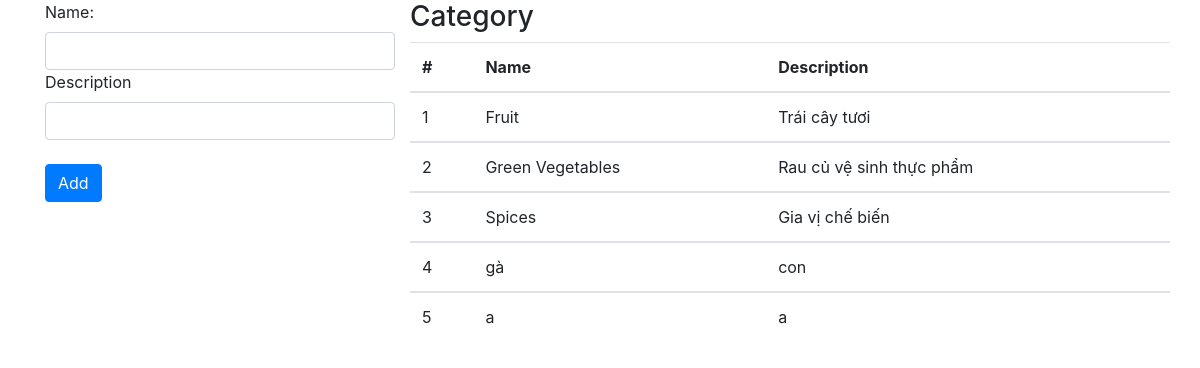
The app's page /category/index.php with its own data.
### tables this page shows
CREATE TABLE `category` (
  `CategoryID` int(10) NOT NULL,
  `Name` varchar(30) NOT NULL,
  `Description` varchar(50) NOT NULL
);

### class/category.php (called while the page is built, shortened)
<?php
class category
{
    public static function getAll()
    {
        include "../vegetable/connection.php";
        $alltheloai = mysqli_query($mysqli, "SELECT * FROM category");
        if (mysqli_num_rows($alltheloai) > 0) {
            return $alltheloai;
        }
        return null;
    }
}

### category/index.php (the view, shortened to what this page needs)
<!DOCTYPE html>
<html lang="en">
<head>
    <link rel="stylesheet" href="../css/bootstrap.css">
</head>
<body>
    <div class="container">
        <div class="row">
            <div class="col-md-4">
                <form action="./index.php" method="POST" autocomplete="off">
                    <div class="form-outline">
                        <label class="form-label" >Name:</label>
                        <input type="text" name="name" class="form-control" />
                    </div>
                    <div class="form-outline">
                        <label class="form-label">Description</label>
                        <input type="text" name="des" class="form-control" />
                    </div>
                    <br>
                    <input type="submit" name="add" value="Add" class="btn btn-primary">
                </form>
            </div>
            <div class="col-md-8">
                <div class="row">
                    <h3>Category</h3>
                </div>
                <div class="row">
                    <table id="cart" class="table table-hover table-condensed">
                        <thead>
                            <tr>
                                <th>#</th>
                                <th >Name</th>
                                <th >Description</th>
                            </tr>
                        </thead>
                        <?php
                        $liscategory = category::getAll();
                        if ($liscategory != null) {
                            $i = 1;
                            while ($category = mysqli_fetch_assoc($liscategory)) {
                        ?>
                                <tbody>
                                    <tr>
                                        <td data-th="STT"><?= $i++ ?></td>
                                        <td data-th="Price"><?= $category['Name'] ?></td>
                                        <td data-th="Subtotal"><?= $category['Description'] ?></td>
                                    </tr>
                                </tbody>
                        <?php }
                        } ?>
                    </table>
                </div>
            </div>
        </div>
    </div>
</body>
</html>

### records on screen
category: Name "Fruit", Description "Trái cây tươi"
category: Name "Green Vegetables", Description "Rau củ vệ sinh thực phẩm"
category: Name "Spices", Description "Gia vị chế biến"
category: Name "gà", Description "con"
category: Name "a", Description "a"
